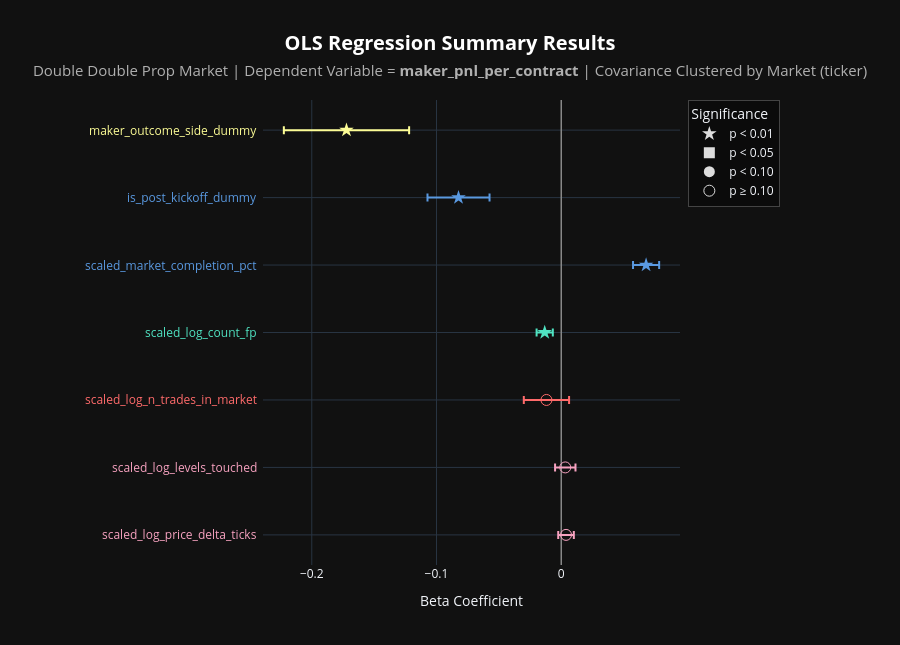

The notebook cell saved with this chart:
### Code cell
# Regression Analysis: Maker PnL
# Note, hover for regression details

graph_regression(
    df           = double_double_df,
    graph_title  = "Double Double",
    side         = 'maker',
    n_req_trades = 500,
    show_const   = False
)

### Figure 1 — Plotly figure (JSON) as saved in the notebook; plotly's stock layout.template omitted (floating-point values rounded to 4 significant figures)
{"data": [{"customdata": [[0.2302, 0.003189, 1.2, 0.1097, 0.002392, 1.599, 1.333, -0.002426, 0.01008]], "error_x": {"array": [0.006252], "color": "#F7A2C0", "type": "data", "visible": true}, "hovertemplate": "<b>Independent Variable:</b> %{y}<br><b>Beta:</b> %{x:.4f}<br><b>95% CI:</b> [%{customdata[7]:.4f}, %{customdata[8]:.4f}]<br><br><b>Clustered (by ticker):</b><br>p-value: %{customdata[0]:.4f}<br>Std Error: %{customdata[1]:.4f}<br>t-statistic: %{customdata[2]:.2f}<br><br><b>Naive (non-clustered):</b><br>p-value: %{customdata[3]:.4f}<br>Std Error: %{customdata[4]:.4f}<br>t-statistic: %{customdata[5]:.2f}<br><br><b>SE inflation (clustered / naive):</b> %{customdata[6]:.2f}x<extra></extra>", "marker": {"color": "#F7A2C0", "size": 11, "symbol": "circle-open"}, "mode": "markers", "showlegend": false, "type": "scatter", "x": [0.003826], "y": ["scaled_log_price_delta_ticks"]}, {"customdata": [[0.4393, 0.004173, 0.7734, 0.1879, 0.002451, 1.317, 1.703, -0.004954, 0.01141]], "error_x": {"array": [0.008182], "color": "#F7A2C0", "type": "data", "visible": true}, "hovertemplate": "<b>Independent Variable:</b> %{y}<br><b>Beta:</b> %{x:.4f}<br><b>95% CI:</b> [%{customdata[7]:.4f}, %{customdata[8]:.4f}]<br><br><b>Clustered (by ticker):</b><br>p-value: %{customdata[0]:.4f}<br>Std Error: %{customdata[1]:.4f}<br>t-statistic: %{customdata[2]:.2f}<br><br><b>Naive (non-clustered):</b><br>p-value: %{customdata[3]:.4f}<br>Std Error: %{customdata[4]:.4f}<br>t-statistic: %{customdata[5]:.2f}<br><br><b>SE inflation (clustered / naive):</b> %{customdata[6]:.2f}x<extra></extra>", "marker": {"color": "#F7A2C0", "size": 11, "symbol": "circle-open"}, "mode": "markers", "showlegend": false, "type": "scatter", "x": [0.003228], "y": ["scaled_log_levels_touched"]}, {"customdata": [[0.1994, 0.009256, -1.283, 3.098e-24, 0.001169, -10.16, 7.916, -0.03002, 0.006268]], "error_x": {"array": [0.01815], "color": "#FF6B6B", "type": "data", "visible": true}, "hovertemplate": "<b>Independent Variable:</b> %{y}<br><b>Beta:</b> %{x:.4f}<br><b>95% CI:</b> [%{customdata[7]:.4f}, %{customdata[8]:.4f}]<br><br><b>Clustered (by ticker):</b><br>p-value: %{customdata[0]:.4f}<br>Std Error: %{customdata[1]:.4f}<br>t-statistic: %{customdata[2]:.2f}<br><br><b>Naive (non-clustered):</b><br>p-value: %{customdata[3]:.4f}<br>Std Error: %{customdata[4]:.4f}<br>t-statistic: %{customdata[5]:.2f}<br><br><b>SE inflation (clustered / naive):</b> %{customdata[6]:.2f}x<extra></extra>", "marker": {"color": "#FF6B6B", "size": 11, "symbol": "circle-open"}, "mode": "markers", "showlegend": false, "type": "scatter", "x": [-0.01188], "y": ["scaled_log_n_trades_in_market"]}, {"customdata": [[6.325e-05, 0.003316, -4.0, 2.28e-26, 0.001248, -10.63, 2.657, -0.01977, -0.006764]], "error_x": {"array": [0.006501], "color": "#50E3C2", "type": "data", "visible": true}, "hovertemplate": "<b>Independent Variable:</b> %{y}<br><b>Beta:</b> %{x:.4f}<br><b>95% CI:</b> [%{customdata[7]:.4f}, %{customdata[8]:.4f}]<br><br><b>Clustered (by ticker):</b><br>p-value: %{customdata[0]:.4f}<br>Std Error: %{customdata[1]:.4f}<br>t-statistic: %{customdata[2]:.2f}<br><br><b>Naive (non-clustered):</b><br>p-value: %{customdata[3]:.4f}<br>Std Error: %{customdata[4]:.4f}<br>t-statistic: %{customdata[5]:.2f}<br><br><b>SE inflation (clustered / naive):</b> %{customdata[6]:.2f}x<extra></extra>", "marker": {"color": "#50E3C2", "size": 11, "symbol": "star"}, "mode": "markers", "showlegend": false, "type": "scatter", "x": [-0.01327], "y": ["scaled_log_count_fp"]}, {"customdata": [[3.826e-37, 0.00534, 12.73, 0, 0.001653, 41.13, 3.23, 0.05753, 0.07847]], "error_x": {"array": [0.01047], "color": "#5A99E0", "type": "data", "visible": true}, "hovertemplate": "<b>Independent Variable:</b> %{y}<br><b>Beta:</b> %{x:.4f}<br><b>95% CI:</b> [%{customdata[7]:.4f}, %{customdata[8]:.4f}]<br><br><b>Clustered (by ticker):</b><br>p-value: %{customdata[0]:.4f}<br>Std Error: %{customdata[1]:.4f}<br>t-statistic: %{customdata[2]:.2f}<br><br><b>Naive (non-clustered):</b><br>p-value: %{customdata[3]:.4f}<br>Std Error: %{customdata[4]:.4f}<br>t-statistic: %{customdata[5]:.2f}<br><br><b>SE inflation (clustered / naive):</b> %{customdata[6]:.2f}x<extra></extra>", "marker": {"color": "#5A99E0", "size": 11, "symbol": "star"}, "mode": "markers", "showlegend": false, "type": "scatter", "x": [0.068], "y": ["scaled_market_completion_pct"]}, {"customdata": [[8.352e-11, 0.01268, -6.494, 1.624e-115, 0.003601, -22.87, 3.522, -0.1072, -0.0575]], "error_x": {"array": [0.02487], "color": "#5A99E0", "type": "data", "visible": true}, "hovertemplate": "<b>Independent Variable:</b> %{y}<br><b>Beta:</b> %{x:.4f}<br><b>95% CI:</b> [%{customdata[7]:.4f}, %{customdata[8]:.4f}]<br><br><b>Clustered (by ticker):</b><br>p-value: %{customdata[0]:.4f}<br>Std Error: %{customdata[1]:.4f}<br>t-statistic: %{customdata[2]:.2f}<br><br><b>Naive (non-clustered):</b><br>p-value: %{customdata[3]:.4f}<br>Std Error: %{customdata[4]:.4f}<br>t-statistic: %{customdata[5]:.2f}<br><br><b>SE inflation (clustered / naive):</b> %{customdata[6]:.2f}x<extra></extra>", "marker": {"color": "#5A99E0", "size": 11, "symbol": "star"}, "mode": "markers", "showlegend": false, "type": "scatter", "x": [-0.08237], "y": ["is_post_kickoff_dummy"]}, {"customdata": [[1.782e-11, 0.02561, -6.723, 0, 0.003485, -49.41, 7.349, -0.2224, -0.122]], "error_x": {"array": [0.05021], "color": "#FDFD96", "type": "data", "visible": true}, "hovertemplate": "<b>Independent Variable:</b> %{y}<br><b>Beta:</b> %{x:.4f}<br><b>95% CI:</b> [%{customdata[7]:.4f}, %{customdata[8]:.4f}]<br><br><b>Clustered (by ticker):</b><br>p-value: %{customdata[0]:.4f}<br>Std Error: %{customdata[1]:.4f}<br>t-statistic: %{customdata[2]:.2f}<br><br><b>Naive (non-clustered):</b><br>p-value: %{customdata[3]:.4f}<br>Std Error: %{customdata[4]:.4f}<br>t-statistic: %{customdata[5]:.2f}<br><br><b>SE inflation (clustered / naive):</b> %{customdata[6]:.2f}x<extra></extra>", "marker": {"color": "#FDFD96", "size": 11, "symbol": "star"}, "mode": "markers", "showlegend": false, "type": "scatter", "x": [-0.1722], "y": ["maker_outcome_side_dummy"]}, {"hoverinfo": "skip", "marker": {"color": "#dddddd", "size": 11, "symbol": "star"}, "mode": "markers", "name": "p < 0.01", "showlegend": true, "type": "scatter", "x": [null], "y": [null]}, {"hoverinfo": "skip", "marker": {"color": "#dddddd", "size": 11, "symbol": "square"}, "mode": "markers", "name": "p < 0.05", "showlegend": true, "type": "scatter", "x": [null], "y": [null]}, {"hoverinfo": "skip", "marker": {"color": "#dddddd", "size": 11, "symbol": "circle"}, "mode": "markers", "name": "p < 0.10", "showlegend": true, "type": "scatter", "x": [null], "y": [null]}, {"hoverinfo": "skip", "marker": {"color": "#dddddd", "size": 11, "symbol": "circle-open"}, "mode": "markers", "name": "p ≥ 0.10", "showlegend": true, "type": "scatter", "x": [null], "y": [null]}], "layout": {"annotations": [{"font": {"color": "#F7A2C0", "size": 12}, "showarrow": false, "text": "scaled_log_price_delta_ticks", "x": -0.01, "xanchor": "right", "xref": "paper", "y": "scaled_log_price_delta_ticks", "yanchor": "middle", "yref": "y"}, {"font": {"color": "#F7A2C0", "size": 12}, "showarrow": false, "text": "scaled_log_levels_touched", "x": -0.01, "xanchor": "right", "xref": "paper", "y": "scaled_log_levels_touched", "yanchor": "middle", "yref": "y"}, {"font": {"color": "#FF6B6B", "size": 12}, "showarrow": false, "text": "scaled_log_n_trades_in_market", "x": -0.01, "xanchor": "right", "xref": "paper", "y": "scaled_log_n_trades_in_market", "yanchor": "middle", "yref": "y"}, {"font": {"color": "#50E3C2", "size": 12}, "showarrow": false, "text": "scaled_log_count_fp", "x": -0.01, "xanchor": "right", "xref": "paper", "y": "scaled_log_count_fp", "yanchor": "middle", "yref": "y"}, {"font": {"color": "#5A99E0", "size": 12}, "showarrow": false, "text": "scaled_market_completion_pct", "x": -0.01, "xanchor": "right", "xref": "paper", "y": "scaled_market_completion_pct", "yanchor": "middle", "yref": "y"}, {"font": {"color": "#5A99E0", "size": 12}, "showarrow": false, "text": "is_post_kickoff_dummy", "x": -0.01, "xanchor": "right", "xref": "paper", "y": "is_post_kickoff_dummy", "yanchor": "middle", "yref": "y"}, {"font": {"color": "#FDFD96", "size": 12}, "showarrow": false, "text": "maker_outcome_side_dummy", "x": -0.01, "xanchor": "right", "xref": "paper", "y": "maker_outcome_side_dummy", "yanchor": "middle", "yref": "y"}], "height": 645, "legend": {"bgcolor": "rgba(0,0,0,0.35)", "bordercolor": "#444444", "borderwidth": 1, "title": {"text": "Significance"}, "x": 1.02, "xanchor": "left", "y": 1, "yanchor": "top"}, "margin": {"l": 263, "r": 220}, "paper_bgcolor": "#111111", "plot_bgcolor": "#111111", "title": {"font": {"color": "#ffffff", "size": 20}, "text": "<b>OLS Regression Summary Results</b><br><span style='font-size: 15px; color: #b0b0b0;'>Double Double Prop Market | Dependent Variable = <b>maker_pnl_per_contract</b> | Covariance Clustered by Market (ticker)</span>", "x": 0.5, "xanchor": "center"}, "xaxis": {"title": {"text": "Beta Coefficient"}, "zeroline": true, "zerolinecolor": "#888888", "zerolinewidth": 1.5}, "yaxis": {"showticklabels": false, "title": {}}}}
